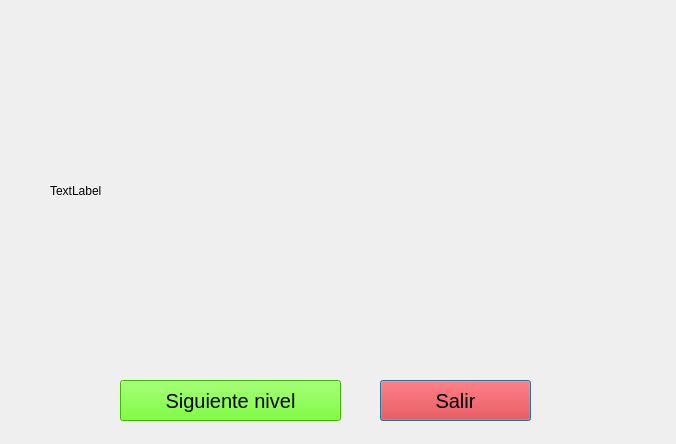
<?xml version="1.0" encoding="UTF-8"?>
<ui version="4.0">
 <class>Ganaste</class>
 <widget class="QDialog" name="Ganaste">
  <property name="geometry">
   <rect>
    <x>0</x>
    <y>0</y>
    <width>676</width>
    <height>444</height>
   </rect>
  </property>
  <property name="windowTitle">
   <string>Dialog</string>
  </property>
  <widget class="QLabel" name="labelImagen">
   <property name="geometry">
    <rect>
     <x>50</x>
     <y>20</y>
     <width>571</width>
     <height>341</height>
    </rect>
   </property>
   <property name="text">
    <string>TextLabel</string>
   </property>
  </widget>
  <widget class="QPushButton" name="btnSalir">
   <property name="geometry">
    <rect>
     <x>380</x>
     <y>380</y>
     <width>151</width>
     <height>41</height>
    </rect>
   </property>
   <property name="font">
    <font>
     <family>Arial</family>
     <pointsize>15</pointsize>
    </font>
   </property>
   <property name="styleSheet">
    <string notr="true">background-color: rgb(255, 0, 0);</string>
   </property>
   <property name="text">
    <string>Salir</string>
   </property>
  </widget>
  <widget class="QPushButton" name="btnSiguienteLvl">
   <property name="geometry">
    <rect>
     <x>120</x>
     <y>380</y>
     <width>221</width>
     <height>41</height>
    </rect>
   </property>
   <property name="font">
    <font>
     <family>Arial</family>
     <pointsize>15</pointsize>
    </font>
   </property>
   <property name="styleSheet">
    <string notr="true">background-color: rgb(85, 255, 0);</string>
   </property>
   <property name="text">
    <string>Siguiente nivel</string>
   </property>
  </widget>
 </widget>
 <resources/>
 <connections/>
</ui>
